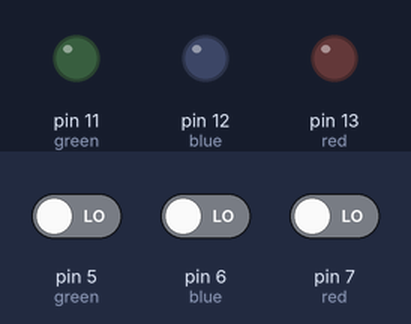
Simulated run of this sketch. Board: Arduino Uno, built with avr-gcc and run on an emulated ATmega328P. Parts: output pins drawn as LEDs (lit = HIGH). The inputs (shaded band) are chosen by the test bench; at power-on: pin 5 (green) LOW, pin 6 (blue) LOW, pin 7 (red) LOW.

Above: at 1.2 s.
1.3 s: pin 5 (green) driven HIGH
At 2.5 s:
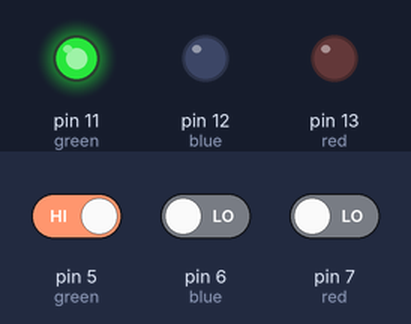
2.8 s: pin 6 (blue) driven HIGH
At 3.9 s:
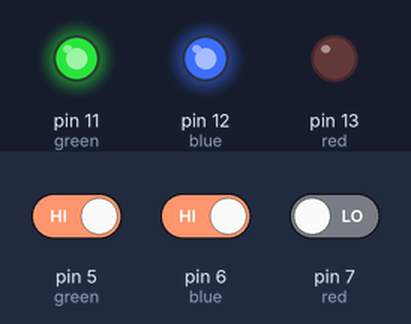
4.3 s: pin 7 (red) driven HIGH
At 5.0 s:
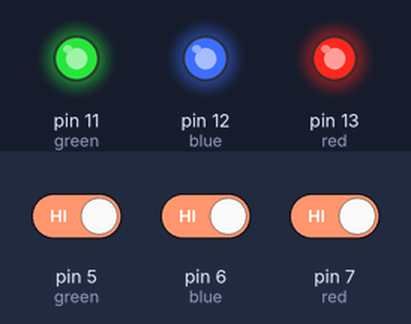
5.8 s: pin 5 (green) driven LOW
At 6.1 s:
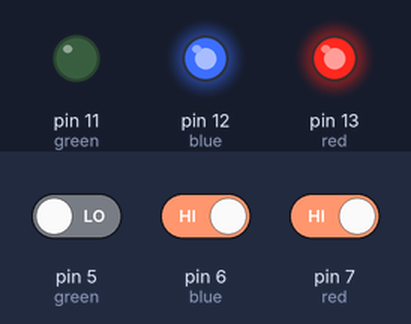
7.3 s: pin 6 (blue) driven LOW
At 8.5 s:
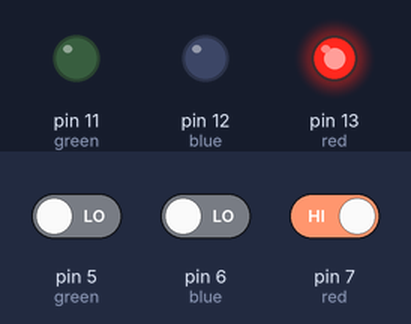
8.8 s: pin 5 (green) driven HIGH
At 9.6 s:
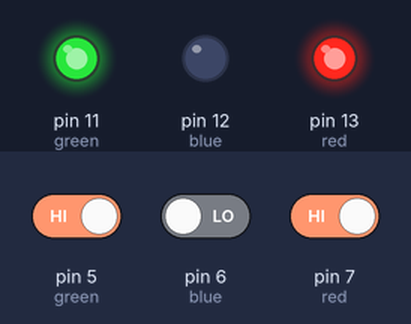
Timing chart, 0 to 11.3 s (numbered marks = the images above; inputs shaded):
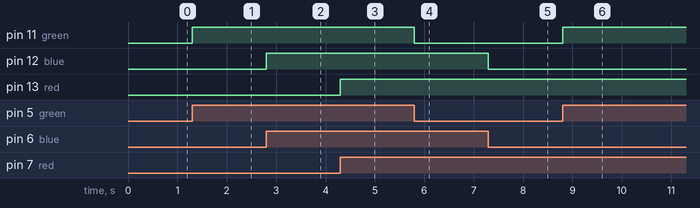

The sketch:

lab4-4.ino
```cpp
// C++ code
//
int buttonState;

void setup()
{
  pinMode(7, INPUT); //red
  pinMode(13, OUTPUT); //red
  pinMode(5, INPUT); //green
  pinMode(11, OUTPUT); //green
  pinMode(6, INPUT); //blue
  pinMode(12, OUTPUT); //blue
}

void loop()
{
  if(buttonState = digitalRead(7))
  {
     digitalWrite(13, HIGH);
  }
  else
  {
     digitalWrite(13, LOW);
  }
  if(buttonState = digitalRead(5))
  {
     digitalWrite(11, HIGH);
  }
  else
  {
     digitalWrite(11, LOW);
  }
  if(buttonState = digitalRead(6))
  {
     digitalWrite(12, HIGH);
  }
  else
  {
     digitalWrite(12, LOW);
  }
}
```

Measured:
- after the input at 1.3 s, pin 11 (green): LOW → HIGH at once
- after the input at 2.8 s, pin 12 (blue): LOW → HIGH at once
- after the input at 4.3 s, pin 13 (red): LOW → HIGH at once
- after the input at 5.8 s, pin 11 (green): HIGH → LOW at once
- after the input at 7.3 s, pin 12 (blue): HIGH → LOW at once
- after the input at 8.8 s, pin 11 (green): LOW → HIGH at once
